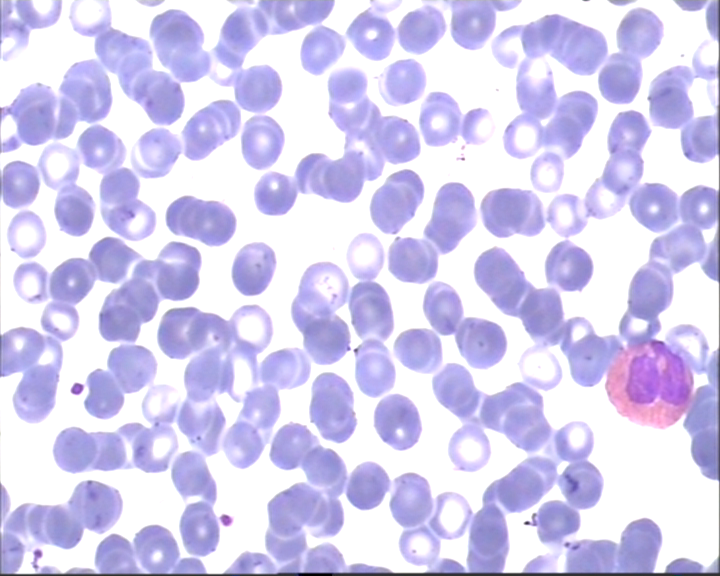
#> input picture color-segmentation/images/1.bmp, 720 x 576 px
$ python -i get_color.py   (imports and definitions only)
#> lines starting #> are read from the running program, lines starting #| are printed output that depends on the picture
#> further down, picture is the input picture: shape (576, 720, 3); mean B, G, R 240.5, 206.6, 212.4
import cv2
import numpy as np
import argparse

ap = argparse.ArgumentParser()
# [2 lines not run here, left out]

def equalHistColor (img):
    img_yuv = cv2.cvtColor(img, cv2.COLOR_BGR2YUV)
#> img_yuv: shape (576, 720, 3); mean of channels 0, 1, 2 212.2, 142, 128.1
    img_yuv[:,:,0] = cv2.equalizeHist(img_yuv[:,:,0])
#> img_yuv: shape (576, 720, 3); mean of channels 0, 1, 2 145.5, 142, 128.1
    img_output = cv2.cvtColor(img_yuv, cv2.COLOR_YUV2BGR)
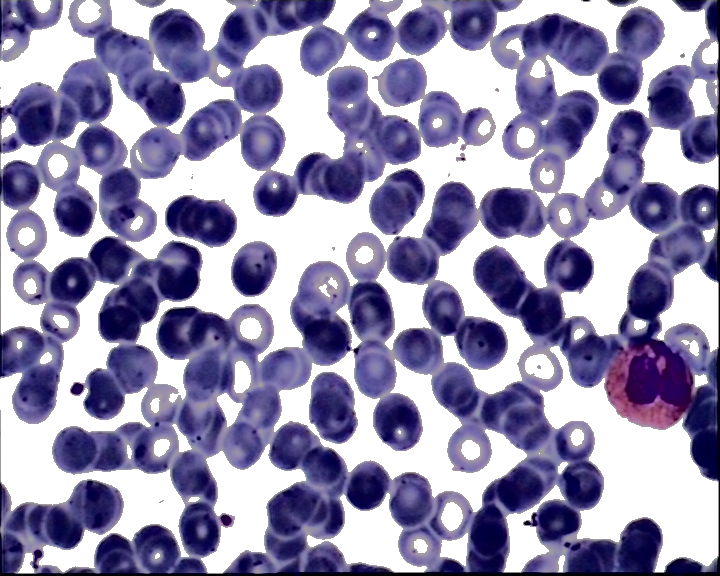
#> img_output: shape (576, 720, 3); mean B, G, R 174, 140.2, 145.7
    return img_output

def click_and_crop(event, x, y, flags, param):
    global x_start, y_start, x_end, y_end, cropping, getROI
    if event == cv2.EVENT_LBUTTONDOWN:
        x_start, y_start, x_end, y_end = x, y, x, y
        cropping = True
    elif event == cv2.EVENT_MOUSEMOVE:
        if cropping == True:
            x_end, y_end = x, y
    elif event == cv2.EVENT_LBUTTONUP:
        x_end, y_end = x, y
        cropping = False
        getROI = True

x_start, y_start, x_end, y_end = 0, 0, 0, 0
cropping = False
getROI = False
refPt = []

# [1 line not run here, left out]
#image = equalHistColor(image)
# [1 line that did not run here, left out]

# [20 lines not run here, left out]
#mudança
refPt = [(x_start, y_start), (x_end, y_end)]
# [6 lines not run here, left out]

>>> import cv2
>>> picture = cv2.imread('images/1.bmp')
>>> result = equalHistColor(picture)
